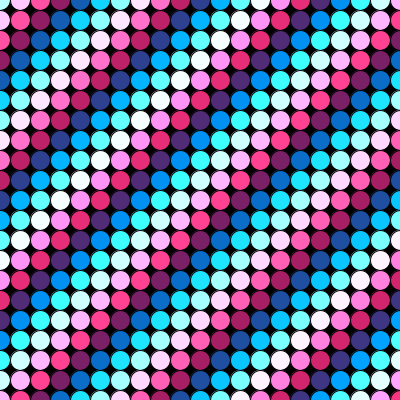
Frame 1 (no input)
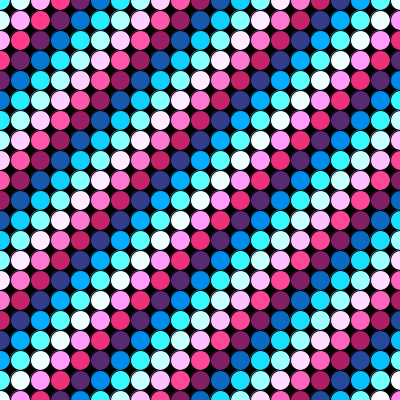
Frame 60 (the mouse pressed at the canvas centre just before this capture)
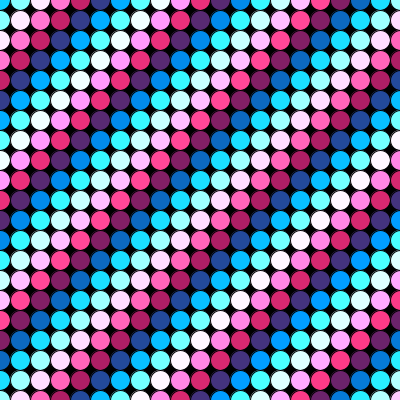
Frame 120 (the mouse held since frame 60 and released just before this capture)

The Processing sketch that drew these frames (run headless with seeded random() and noise(); from frame 60 on, the mouse is pressed at the canvas centre):

// Processing sketch: processing_34394
// ── processing_34394.pde

// 2D Array of objects
Cell[][] grid;

// Number of columns and rows in the grid
int cols = 40;
int rows = 40;

void setup() {
  size(400,400);
  grid = new Cell[cols][rows];
  for (int i = 0; i < cols; i++) {
    for (int j = 0; j < rows; j++) {
      // Initialize each object
      grid[i][j] = new Cell(i*20,j*20,20,20,i+j);
    }
  }
}

void draw() {
  background(0);
  // The counter variables i and j are also the column and row numbers and 
  // are used as arguments to the constructor for each object in the grid.  
  for (int i = 0; i < cols; i++) {
    for (int j = 0; j < rows; j++) {
      // Oscillate and display each object
      grid[i][j].oscillate();
      grid[i][j].display();
    }
  }
}

// A Cell object
class Cell {
  // A cell object knows about its location in the grid as well as its size with the variables x,y,w,h.
  float x,y;   // x,y location
  float w,h;   // width and height
  float angle; // angle for oscillating brightness

  // Cell Constructor
  Cell(float tempX, float tempY, float tempW, float tempH, float tempAngle) {
    x = tempX;
    y = tempY;
    w = tempW;
    h = tempH;
    angle = tempAngle;
  } 
  
  // Oscillation means increase angle
  void oscillate() {
    angle += 0.2; 
  }

  void display() {
    stroke(random(RGB));
    // Color calculated using sine wave
    fill(155+155*sin(angle),155+125*cos(angle),255+155*cos(angle));
    ellipse(x,y,w,h); 
  }
}
 
                
                                                
